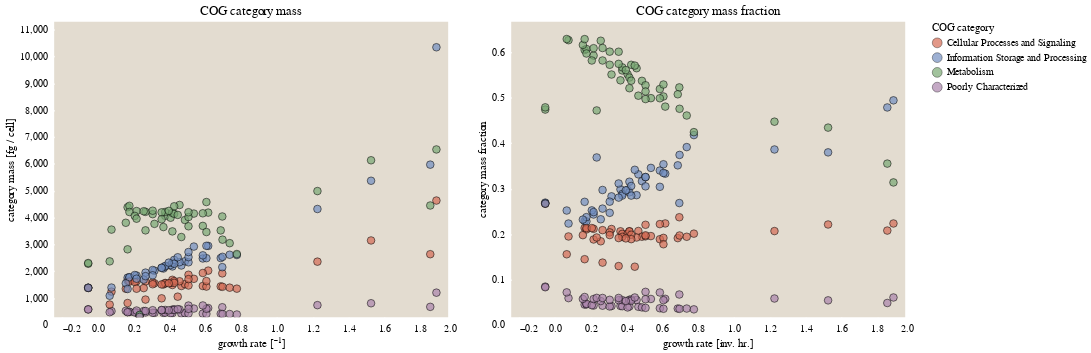

Notebook code for this chart:
### Code cell
chart

### Figure 1 — Vega-Lite specification as saved in the notebook (floating-point values rounded to 4 significant figures; data arrays with more than 128 entries replaced by an {"elided": "..."} marker saying what was removed)
{"$schema": "https://vega.github.io/schema/vega-lite/v3.4.0.json", "config": {"axis": {"domainColor": null, "grid": false, "labelFont": "Lucida Sans", "tickColor": "white", "tickOffset": 8, "tickWidth": 1.5, "ticks": true, "titleFont": "Lucida Sans", "titleFontWeight": 400}, "background": "white", "group": {"fill": "#E3DCD0"}, "legend": {"labelFont": "Lucida Sans", "titleFont": "Lucida Sans", "titleFontWeight": 400}, "mark": {"stroke": "black", "strokeWidth": 0.5}, "range": {"category": ["#D56C55", "#738FC1", "#7AA974", "#AB85AC", "#7E9D90", "#905426", "#EAC264"]}, "title": {"anchor": "middle", "font": "Lucida Sans", "fontWeight": 400}, "view": {"fill": "#E3DCD0", "height": 300, "strokeWidth": 0, "width": 400}}, "data": {"name": "data-c021f9dacdc7437299b823fa236f5676"}, "datasets": {"data-c021f9dacdc7437299b823fa236f5676": {"elided": "208 records"}}, "hconcat": [{"encoding": {"fill": {"field": "cog_category", "legend": {"title": "COG category"}, "type": "nominal"}, "stroke": {"value": "black"}, "strokeWidth": {"value": 0.75}, "tooltip": [{"field": "dataset", "type": "nominal"}, {"field": "condition", "type": "nominal"}, {"field": "growth_rate_hr", "type": "quantitative"}, {"field": "cog_category", "type": "nominal"}], "x": {"axis": {"title": "growth rate [⁻¹]"}, "field": "growth_rate_hr", "type": "quantitative"}, "y": {"axis": {"title": "category mass [fg / cell]"}, "field": "category_mass", "type": "quantitative"}}, "height": 300, "mark": {"size": 60, "type": "point"}, "selection": {"selector190": {"bind": "scales", "encodings": ["x", "y"], "type": "interval"}}, "title": "COG category mass", "width": 400}, {"encoding": {"fill": {"field": "cog_category", "legend": {"title": "COG category"}, "type": "nominal"}, "stroke": {"value": "black"}, "strokeWidth": {"value": 0.75}, "tooltip": [{"field": "dataset", "type": "nominal"}, {"field": "condition", "type": "nominal"}, {"field": "growth_rate_hr", "type": "quantitative"}, {"field": "cog_category", "type": "nominal"}], "x": {"axis": {"title": "growth rate [inv. hr.]"}, "field": "growth_rate_hr", "type": "quantitative"}, "y": {"axis": {"title": "category mass fraction"}, "field": "category_frac_mass", "type": "quantitative"}}, "height": 300, "mark": {"size": 60, "type": "point"}, "selection": {"selector191": {"bind": "scales", "encodings": ["x", "y"], "type": "interval"}}, "title": "COG category mass fraction", "width": 400}]}
